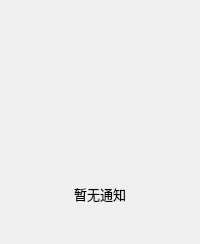
           <widget class="QWidget" name="main_friendAndGroupTab_informationStack_NotNULL_noNoticeWidget">
            <layout class="QVBoxLayout" name="verticalLayout_25">
             <property name="spacing">
              <number>40</number>
             </property>
             <property name="leftMargin">
              <number>0</number>
             </property>
             <property name="topMargin">
              <number>0</number>
             </property>
             <property name="rightMargin">
              <number>0</number>
             </property>
             <property name="bottomMargin">
              <number>0</number>
             </property>
             <item>
              <layout class="QHBoxLayout" name="horizontalLayout_18">
               <property name="spacing">
                <number>15</number>
               </property>
               <property name="leftMargin">
                <number>25</number>
               </property>
               <property name="rightMargin">
                <number>25</number>
               </property>
               <item>
                <widget class="QLabel" name="main_friendAndGroupTab_informationStack_NotNULL_noNoticeWidge_nameLab">
                 <property name="minimumSize">
                  <size>
                   <width>0</width>
                   <height>50</height>
                  </size>
                 </property>
                 <property name="maximumSize">
                  <size>
                   <width>16777215</width>
                   <height>50</height>
                  </size>
                 </property>
                 <property name="font">
                  <font>
                   <family>Microsoft YaHei</family>
                   <pointsize>12</pointsize>
                  </font>
                 </property>
                 <property name="autoFillBackground">
                  <bool>true</bool>
                 </property>
                 <property name="alignment">
                  <set>Qt::AlignLeading|Qt::AlignLeft|Qt::AlignVCenter</set>
                 </property>
                </widget>
               </item>
               <item>
                <widget class="QPushButton" name="main_friendAndGroupTab_informationStack_NotNULL_noNoticeWidget_selectBtn">
                 <property name="sizePolicy">
                  <sizepolicy hsizetype="Fixed" vsizetype="Fixed">
                   <horstretch>0</horstretch>
                   <verstretch>0</verstretch>
                  </sizepolicy>
                 </property>
                 <property name="minimumSize">
                  <size>
                   <width>40</width>
                   <height>40</height>
                  </size>
                 </property>
                 <property name="maximumSize">
                  <size>
                   <width>40</width>
                   <height>40</height>
                  </size>
                 </property>
                 <property name="autoFillBackground">
                  <bool>false</bool>
                 </property>
                 <property name="iconSize">
                  <size>
                   <width>30</width>
                   <height>30</height>
                  </size>
                 </property>
                 <property name="flat">
                  <bool>true</bool>
                 </property>
                </widget>
               </item>
               <item>
                <widget class="QPushButton" name="main_friendAndGroupTab_informationStack_NotNULL_noNoticeWidget_clearBtn">
                 <property name="sizePolicy">
                  <sizepolicy hsizetype="Fixed" vsizetype="Fixed">
                   <horstretch>0</horstretch>
                   <verstretch>0</verstretch>
                  </sizepolicy>
                 </property>
                 <property name="minimumSize">
                  <size>
                   <width>40</width>
                   <height>40</height>
                  </size>
                 </property>
                 <property name="maximumSize">
                  <size>
                   <width>40</width>
                   <height>40</height>
                  </size>
                 </property>
                 <property name="autoFillBackground">
                  <bool>false</bool>
                 </property>
                 <property name="iconSize">
                  <size>
                   <width>30</width>
                   <height>30</height>
                  </size>
                 </property>
                 <property name="flat">
                  <bool>true</bool>
                 </property>
                </widget>
               </item>
              </layout>
             </item>
             <item>
              <spacer name="verticalSpacer_7">
               <property name="orientation">
                <enum>Qt::Vertical</enum>
               </property>
               <property name="sizeHint" stdset="0">
                <size>
                 <width>20</width>
                 <height>40</height>
                </size>
               </property>
              </spacer>
             </item>
             <item>
              <widget class="QLabel" name="main_friendAndGroupTab_informationStack_NotNULL_noNoticeWidget_iconLab">
               <property name="alignment">
                <set>Qt::AlignCenter</set>
               </property>
              </widget>
             </item>
             <item>
              <widget class="QLabel" name="main_friendAndGroupTab_informationStack_NotNULL_noNoticeWidget_textLab">
               <property name="font">
                <font>
                 <family>Microsoft YaHei</family>
                 <pointsize>10</pointsize>
                </font>
               </property>
               <property name="text">
                <string>暂无通知</string>
               </property>
               <property name="alignment">
                <set>Qt::AlignCenter</set>
               </property>
              </widget>
             </item>
             <item>
              <spacer name="verticalSpacer_6">
               <property name="orientation">
                <enum>Qt::Vertical</enum>
               </property>
               <property name="sizeHint" stdset="0">
                <size>
                 <width>20</width>
                 <height>40</height>
                </size>
               </property>
              </spacer>
             </item>
            </layout>
           </widget>
